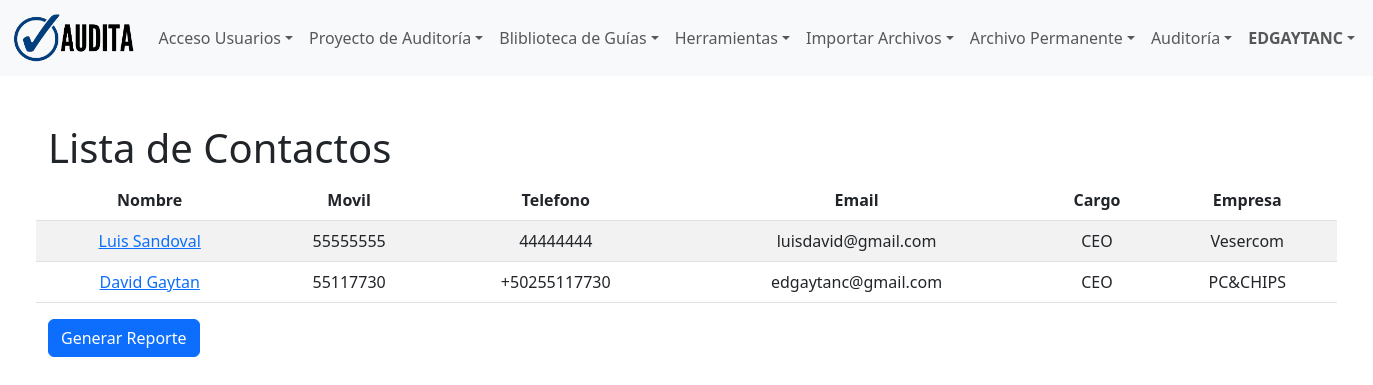
The app's page /proyecto/contacto/lista/ (signed in) with its own data.
### users/models.py (models this page shows)
class CustomUser(AbstractUser):
    is_activated = models.BooleanField(default=False)
    groups = models.ManyToManyField(
        'auth.Group',
        verbose_name='groups',
        blank=True,
        help_text='The groups this user belongs to. A user will get all permissions granted to each of their groups.',
        related_query_name='user',
        related_name='customuser_set',  # Add this line
    )
    user_permissions = models.ManyToManyField(
        'auth.Permission',
        verbose_name='user permissions',
        blank=True,
        help_text='Specific permissions for this user.',
        related_query_name='user',
        related_name='customuser_set',  # Add this line
    )

### proyecto/models.py (models this page shows, shortened)
class Contacto(models.Model):
    nombre = models.CharField(max_length=100, verbose_name='Nombre Contacto')
    movil = models.CharField(max_length=15, verbose_name='Movil Contacto')
    telefono = models.CharField(max_length=15, null=True, blank=True, verbose_name='Teléfono Contacto')
    email = models.EmailField(verbose_name='Email Contacto')
    cargo = models.CharField(max_length=100, null=True, blank=True, verbose_name='Cargo Contacto')
    empresa = models.CharField(max_length=100, null=True, blank=True, verbose_name='Empresa en que labora')
    class Meta:
        db_table = 'contact'
        verbose_name = 'Contacto'
        verbose_name_plural = 'Contactos'
        ordering = ['id']

### proyecto/views.py (the view)
# urls.py: path('contacto/lista/', views.lista_Contacto,name='lista_contactos'),
@login_required
def lista_Contacto(request):
    contactos = Contacto.objects.all()
    context = {
        'contactos':contactos
    }
    return render(request, 'proyecto/lista_contactos.html', context)

### templates/proyecto/lista_contactos.html (shortened to what this page needs)
{% extends 'layout/base.html' %}
{% load crispy_forms_tags %}
{% load static %}
{% block 'content' %}
<div class="row p-5">
    <h1>Lista de Contactos</h1>
    <table class="table table-hover table-striped">
        <thead>
        <tr>
            <th scope="col">Nombre</th>
            <th scope="col">Movil</th>
            <th scope="col">Telefono</th>
            <th scope="col">Email</th>
            <th scope="col">Cargo</th>
            <th scope="col">Empresa</th>
        </tr>
        </thead>
        <tbody>
        {% for contacto in contactos %}
            <tr>
            <td><a href="{% url 'detalle_contacto' %}?id={{ contacto.id }}">{{ contacto.nombre }}</a></td>
            <td>{{ contacto.movil }}</td>
            <td>{{ contacto.telefono }}</td>
            <td>{{ contacto.email }}</td>
            <td>{{ contacto.cargo }}</td>
            <td>{{ contacto.empresa }}</td>
            </tr>
        {% endfor %}
        </tbody>
    </table>
    <form id="formulario-contacto" method="POST" action="{% url 'imprimir_contactos' %}">
        <button type="submit" class="btn btn-primary">Generar Reporte</button>
    </form>
</div>
{% endblock 'content' %}

### templates/layout/partials/menu.html (shortened to what this page needs)
{% load static %}
<header>
    <nav class="navbar navbar-expand-lg navbar-light bg-light">
        <div class="container-fluid">
            <a class="navbar-brand" href="{% url 'index' %}"><img
                    src="{% static 'img/logo-horizontal-menu.png' %}" height="50" loading="lazy"
                    alt=""></a>
            <div class="collapse navbar-collapse" id="navbarNav">
                <ul class="navbar-nav">
                    <li class="nav-item dropdown">
                        <a class="nav-link dropdown-toggle" href="#"
                            role="button" data-bs-toggle="dropdown"
                            aria-expanded="false">Acceso Usuarios</a>
                    </li>
                    <li class="nav-item dropdown">
                        <a class="nav-link dropdown-toggle" href="#"
                            role="button" data-bs-toggle="dropdown"
                            aria-expanded="false">Proyecto de Auditoría</a>
                    </li>
                    <li class="nav-item dropdown">
                        <a class="nav-link dropdown-toggle" href="#"
                            role="button" data-bs-toggle="dropdown"
                            aria-expanded="false">Bliblioteca de Guías</a>
                    </li>
                    <li class="nav-item dropdown">
                        <a class="nav-link dropdown-toggle" href="#"
                            role="button" data-bs-toggle="dropdown"
                            aria-expanded="false">Herramientas</a>
                    </li>
                    <li class="nav-item dropdown">
                        <a class="nav-link dropdown-toggle" href="#"
                            role="button" data-bs-toggle="dropdown"
                            aria-expanded="false">Importar Archivos</a>
                    </li>
                    <li class="nav-item dropdown">
                        <a class="nav-link dropdown-toggle" href="{% url 'archivo' %}"
                            aria-expanded="false">Archivo Permanente</a>
                    </li>
                    <li class="nav-item dropdown">
                        <a class="nav-link dropdown-toggle" href="#"
                            role="button" data-bs-toggle="dropdown"
                            aria-expanded="false">Auditoría</a>
                    </li>
                    <li class ="nav-item dropdown">
                        <a class ="nav-link dropdown-toggle" href="#"
                            role="button" data-bs-toggle="dropdown"
                            aria-expanded="false"><b>{{user.username|upper}}</b></a>
                    </li>
                </ul>
            </div>
        </div>
    </nav>
</header>

### static/css/styles.css (style rules this page uses)
td { text-decoration: none; }
th, td { text-align: center; vertical-align: middle; }

### records on screen
CustomUser: username "EDGAYTANC"
Contacto: nombre "Luis Sandoval", movil "55555555", telefono "44444444", email "luisdavid@gmail.com", cargo "CEO", empresa "Vesercom"
Contacto: nombre "David Gaytan", movil "55117730", telefono "+50255117730", email "edgaytanc@gmail.com", cargo "CEO", empresa "PC&CHIPS"
